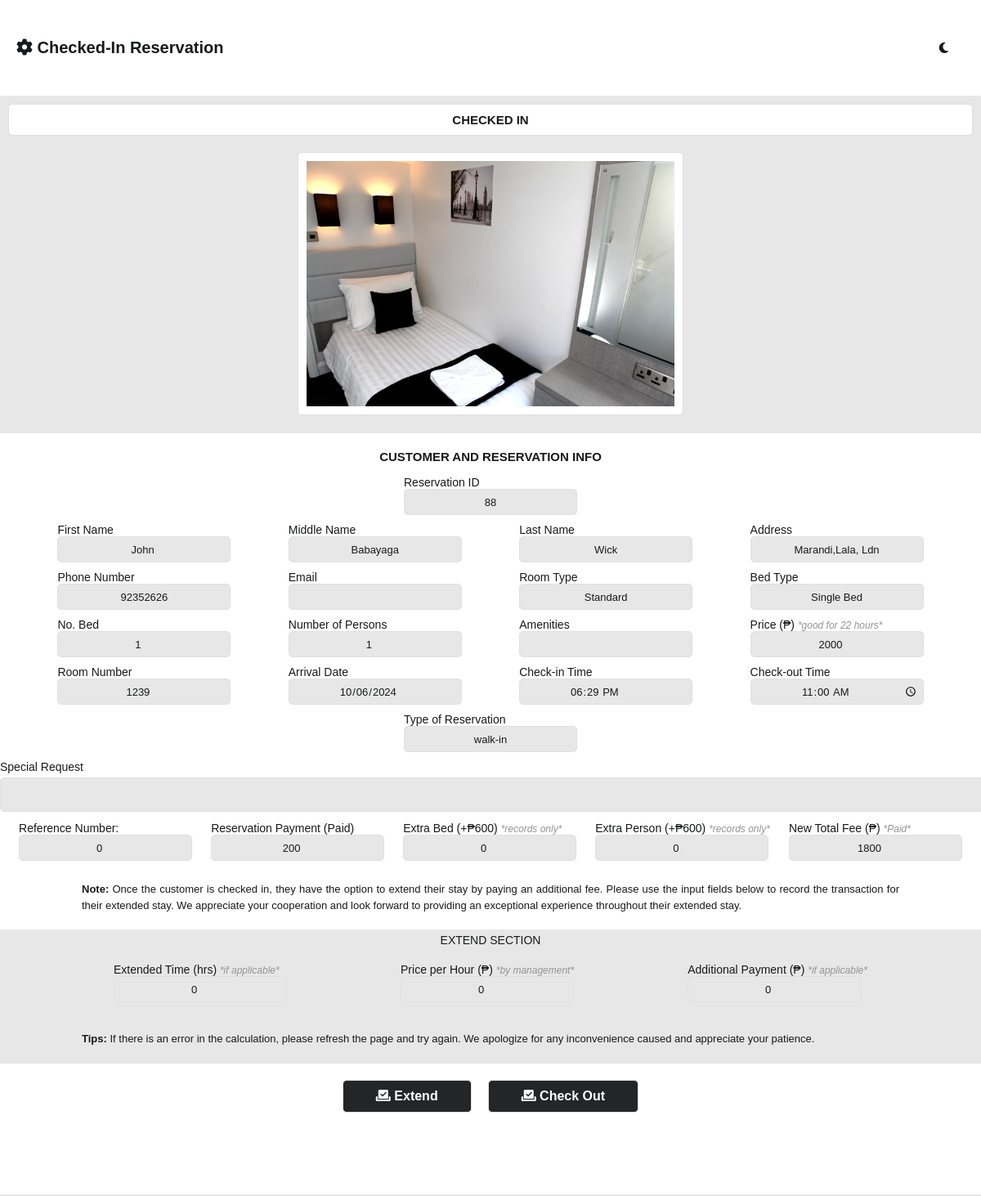
/admin/room_checkedIn.php?manage_id=88 (signed in), run on the app's committed database.
### tables this page shows
CREATE TABLE `reserve_room_tbl` (
  `reserve_id` int(11) NOT NULL,
  `user_id` bigint(255) NOT NULL,
  `status` varchar(255) NOT NULL,
  `reservation_type` varchar(255) NOT NULL,
  `fname` varchar(255) NOT NULL,
  `mname` varchar(255) NOT NULL,
  `lname` varchar(255) NOT NULL,
  `address` varchar(255) NOT NULL,
  `phone_number` bigint(255) NOT NULL,
  `email` varchar(255) NOT NULL,
  `date_of_arrival` text NOT NULL,
  `time_of_arrival` time NOT NULL,
  `room_number` bigint(255) NOT NULL,
  `room_type` varchar(255) NOT NULL,
  `bed_type` varchar(255) NOT NULL,
  `bed_quantity` int(50) NOT NULL,
  `number_of_person` int(255) NOT NULL,
  `amenities` varchar(255) NOT NULL,
  `price` bigint(255) NOT NULL,
  `special_request` varchar(255) NOT NULL,
  `photo` varchar(255) NOT NULL,
  `reference_number` bigint(255) NOT NULL,
  `reservation_fee` bigint(255) NOT NULL,
  `extra_bed` int(255) NOT NULL,
  `extra_person` int(255) NOT NULL,
  `total_fee` bigint(255) NOT NULL,
  `extend_time` int(255) NOT NULL,
  `extend_price` bigint(255) NOT NULL,
  `additional_payment` bigint(255) NOT NULL,
  `time_out` time NOT NULL,
  `rejection_reason` text NOT NULL
);

### admin/room_checkedIn.php (the view, shortened to what this page needs)
<?php
include('db_connect.php');
if (isset($_GET['manage_id'])) {
    $manage_id = $_GET['manage_id'];
    $manage_query = "SELECT * FROM reserve_room_tbl WHERE reserve_id = $manage_id";
    $manage_result = mysqli_query($con, $manage_query);
    $manage_data = mysqli_fetch_assoc($manage_result);
}
?>
<!DOCTYPE html>
<html lang="en">
<head>
    <?php
    include 'assets.php'
    ?>
    <link rel="stylesheet" type="text/css" href="css/main.css?v=<?php echo time(); ?>">
    <link rel="stylesheet" type="text/css" href="css/sidenav2.css?v=<?php echo time(); ?>">
    <link rel="stylesheet" type="text/css" href="css/allReservationRoomAndCottage.css?v=<?php echo time(); ?>">
</head>
<body>
    <main>
        <section class="middle-container">
            <div class="header-container">
                <div class="title-head">
                    <label for=""><i class="fa-solid fa-gear"></i> Checked-In Reservation</label>
                </div>
                <?php include 'icon-container.php' ?>
            </div>
            <div class="center-container">
                <div class="container">
                    <div class="header-label">
                        <label for="">CHECKED IN</label>
                    </div>
                    <form method="post" action="" class="form-container">
                        <div class="info-container">
                            <div class="image-container">
                                <div class="image-holder">
                                    <img name="photo" src="<?php echo $manage_data['photo']; ?>" alt="">
                                </div>
                            </div>
                            <div class="header-label2">
                                <label>CUSTOMER AND RESERVATION INFO</label>
                            </div>
                            <div class="line">
                                <div>
                                    <label>Reservation ID</label><br>
                                    <input value="<?php echo $manage_data['reserve_id']; ?>">
                                </div>
                            </div>
                            <div class="line">
                                <div>
                                    <label>First Name</label><br>
                                    <input name="first_name" value="<?php echo $manage_data['fname']; ?>" disabled>
                                </div>
                                <div>
                                    <label>Middle Name</label><br>
                                    <input name="middle_name" value="<?php echo $manage_data['mname']; ?>" disabled>
                                </div>
                                <div>
                                    <label>Last Name</label><br>
                                    <input name="last_name" value="<?php echo $manage_data['lname']; ?>" disabled>
                                </div>
                                <div>
                                    <label>Address</label><br>
                                    <input name="address" value="<?php echo $manage_data['address']; ?>" disabled>
                                </div>
                            </div>
                            <div class="line">
                                <div>
                                    <label>Phone Number</label><br>
                                    <input name="phone_number" value="<?php echo $manage_data['phone_number']; ?>"
                                        disabled>
                                </div>
                                <div>
                                    <label>Email</label><br>
                                    <input class="notransform" name="email" value="<?php echo $manage_data['email']; ?>"
                                        disabled>
                                </div>
                                <div>
                                    <label>Room Type</label><br>
                                    <input name="room_type" value="<?php echo $manage_data['room_type']; ?>" disabled>
                                </div>
                                <div>
                                    <label>Bed Type</label><br>
                                    <input type="text" name="bed_type" value="<?php echo $manage_data['bed_type']; ?>"
                                        disabled>
                                </div>
                            </div>
                            <div class="line">
                                <div>
                                    <label>No. Bed</label><br>
                                    <input type="number" name="bed_quantity"
                                        value="<?php echo $manage_data['bed_quantity']; ?>" disabled>
                                </div>
                                <div>
                                    <label>Number of Persons</label><br>
                                    <input type="number" name="number_of_person"
                                        value="<?php echo $manage_data['number_of_person']; ?>" disabled>
                                </div>
                                <div>
                                    <label>Amenities</label><br>
                                    <input name="amenities" value="<?php echo $manage_data['amenities']; ?>" disabled>
                                </div>
                                <div>
                                    <label>Price (₱) <em id="goodfor">*good for 22 hours*</em></label><br>
                                    <input type="number" name="price" value="<?php echo $manage_data['price']; ?>"
                                        disabled>
                                </div>
                            </div>
                            <div class="line">
                                <div>
                                    <label>Room Number</label><br>
                                    <input type="number" class="notransform" name="room_number"
                                        value="<?php echo $manage_data['room_number']; ?>" disabled>
                                </div>
                                <div>
                                    <label>Arrival Date</label><br>
                                    <input type="date" class="notransform" name="date_of_arrival"
                                        value="<?php echo $manage_data['date_of_arrival']; ?>" disabled>
                                </div>
                                <div>
                                    <label>Check-in Time</label><br>
                                    <input type="time" name="time_of_arrival"
                                        value="<?php echo $manage_data['time_of_arrival']; ?>" disabled>
                                </div>
                                <div>
                                    <label>Check-out Time</label><br>
                                    <input type="time" name="time_out" value="<?php echo $manage_data['time_out']; ?>">
                                </div>
                            </div>
                            <div class="line">
                                <div>
                                    <label>Type of Reservation</label><br>
                                    <input type="text" class="notransform" name="reservation_type"
                                        value="<?php echo $manage_data['reservation_type']; ?>" disabled>
                                </div>
                            </div>
                            <div class="line">
                                <div>
                                    <label>Special Request</label><br>
                                    <textarea name="special_request" id=""
                                        disabled><?php echo $manage_data['special_request']; ?></textarea>
                                </div>
                            </div>
                            <div class="line">
                                <div>
                                    <label>Reference Number:</label><br>
                                    <input type="number" value="<?php echo $manage_data['reference_number']; ?>" readonly>
                                </div>
                                <div>
                                    <label>Reservation Payment (Paid)</label><br>
                                    <input type="number" class="notransform" name="reservation_fee"
                                        value="<?php echo $manage_data['reservation_fee']; ?>" disabled>
                                </div>
                                <div>
                                    <label>Extra Bed (+₱600) <em id="goodfor">*records only*</em></label><br>
                                    <input type="number" class="notransform" name="extra_bed"
                                        value="<?php echo $manage_data['extra_bed']; ?>" disabled>
                                </div>
                                <div>
                                    <label>Extra Person (+₱600) <em id="goodfor">*records only*</em></label><br>
                                    <input type="number" name="extra_person"
                                        value="<?php echo $manage_data['extra_person']; ?>" disabled>
                                </div>
                                <div>
                                    <label>New Total Fee (₱) <em id="goodfor">*Paid*</em></label><br>
                                    <input type="number" name="total_fee"
                                        value="<?php echo $manage_data['total_fee']; ?>" disabled>
                                </div>
                            </div>
                            <div class="note">
                                <p>
                                    <b>Note:</b> Once the customer is checked in, they have the option to extend their
                                    stay by
                                    paying an additional fee. Please use the input fields below to record the
                                    transaction for
                                    their extended stay. We appreciate your cooperation and look forward to providing an
                                    exceptional experience throughout their extended stay.
                                </p>
                            </div>
                        </div>
                        <div class="line">
                            <div class="header-label2">
                                <label>EXTEND SECTION</label>
                            </div>
                        </div>
                        <div class="payment-container">
                            <div class="line">
                                <div>
                                    <label>Extended Time (hrs) <em id="goodfor">*if applicable*</em></label><br>
                                    <input type="number" class="notransform" name="extended_time" value="0">
                                </div>
                                <div>
                                    <label>Price per Hour (₱) <em id="goodfor">*by management*</em></label><br>
                                    <input type="number" class="notransform" name="extended_price" value="0">
                                </div>
                                <div>
                                    <label>Additional Payment (₱) <em id="goodfor">*if applicable*</em></label><br>
                                    <input type="number" class="notransform" name="additional_payment" value="0">
                                </div>
                            </div>
                        </div>
                        <div class="note">
                            <p>
                                <b>Tips:</b> If there is an error in the calculation, please refresh the page and
                                try
                                again. We apologize for any inconvenience caused and appreciate your patience.
                            </p>
                        </div>
                </div>
                <div class="button-holder">
                    <button class="check-btn" type="submit" name="extended"><i class="fa-solid fa-check-to-slot"></i>
                        Extend</button>
                    <button class="reject-btn" type="submit" name="checkOut"><i class="fa-solid fa-check-to-slot"></i>
                        Check Out</button>
                </div>
            </div>
        </section>
    </main>
</body>
</html>

### admin/css/header.css (style rules this page uses)
* { margin: 0; font-family: 'Trebuchet MS', 'Lucida Sans Unicode', 'Lucida Grande', 'Lucida Sans', Arial, sans-serif; box-sizing: none; }
button { cursor: pointer; }

### admin/css/main.css (style rules this page uses)
* { margin: 0; font-family: 'Trebuchet MS', 'Lucida Sans Unicode', 'Lucida Grande', 'Lucida Sans', Arial, sans-serif; }
body { background-color: var(--first-color2); }
button { cursor: pointer; }
:root { --first-color: white; --first-color2: #E7E7E7; --second-color: #EAE2B7; --fourth-color: #F77F00; --seventh-color: #18191A; --seventh-color2: #e0e0e0; --seventh-color3: #e0e0e0; --select-color: #F77F00; --select-color2: #cd6a00; --booknow-text: #ffffff; --booknow-text2: #242526; --booknow-border: #F77F00; --reservation-titleborder: #18191A; --box-shadow: #b4b4b4; --after-input: #effaff; --water-border: #EAE2B7; --water-color: #0d2cc5; --pure-white: white; --third-color: #FCBF49; --fifth-color: #D62828; --sixth-color: #00527e; --seventh-color4: #757575; --eight-color: #002334; --eight-color2: #001824; --reservation-title: #18191A; --reservation-text: white; --gray-button: rgba(220, 220, 220, 0.849); font-size: 62.5%; --tdeven-color: #0023340c; --proceed-color: white; --proceed-bgcolor: #242526; --cancel-color: white; --cancel-bgcolor: #242526; --fixed-color: #242526; --graph-title-color: #777; --legend-text-color: #777; --tooltip-bg-color: #333333; --tooltip-title-color: #ffffff; --tooltip-body-color: #ffffff; --axis-title-color: #777; --axis-ticks-color: #777; }
p { color: var(--seventh-color); font-size: 1.5rem; text-align: justify; line-height: 1.5; }
.center-container { animation: transitionIn 0.5s; }

### admin/css/sidenav2.css (style rules this page uses)
main { width: 100%; display: flex; flex-direction: row; }
.middle-container { width: 100%; display: flex; flex-direction: column; }
.header-container { width: 100%; height: 8vh; background-color: var(--first-color); display: flex; justify-content: space-between; align-items: center; }
.title-head { display: flex; align-items: center; margin-left: 20px; }
.title-head label { font-size: 2rem; font-weight: bold; color: var(--seventh-color); text-transform: capitalize; }
.center-container { width: 100%; background-color: var(--first-color2); height: 92vh; overflow-y: scroll; }

### data on the page
reserve_room_tbl: photo (picture), reserve_id "88", first_name "john", middle_name "Babayaga", last_name "wick", address "marandi,lala, ldn", phone_number "92352626", room_type "Standard", bed_type "Single Bed", bed_quantity "1", number_of_person "1", price "2000", room_number "1239", date_of_arrival "10/06/2024", time_of_arrival "18:29:00", time_out "11:00:00", reservation_type "walk-in", reference_number "0", reservation_fee "200", extra_bed "0", extra_person "0", total_fee "1800"
